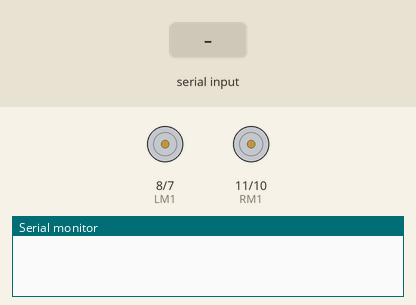
The sketch below on a simulated Arduino Uno, built with avr-gcc and run on an emulated ATmega328P. Parts: motor-driver pin pairs drawn as motors (green arrow = first pin HIGH = forward, orange = second pin HIGH = backward, longer = more drive, scaled by the enable pin), the last lines printed to the serial monitor. Inputs (shaded band) come from the test bench.

Above: at 1.2 s.
1.3 s: "W" received over Serial
At 3.0 s:
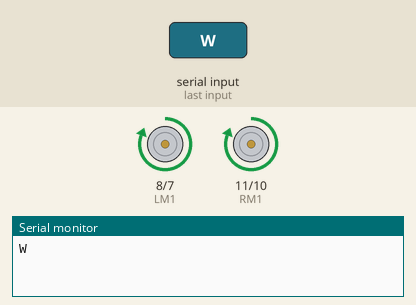
3.5 s: "A" received over Serial
At 4.5 s:
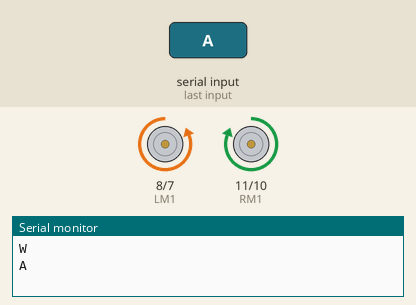
5.5 s: "S" received over Serial
At 7.2 s:
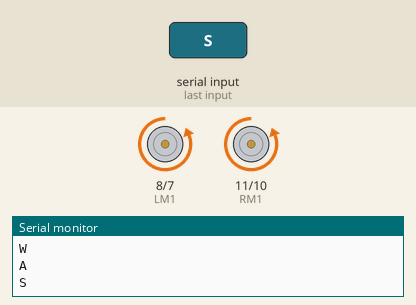
7.5 s: "D" received over Serial
At 8.8 s:
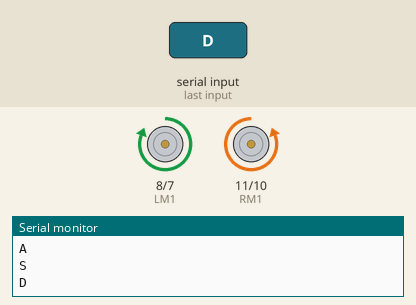
Timing chart, 0 to 10.5 s (numbered marks = the images above; inputs shaded):
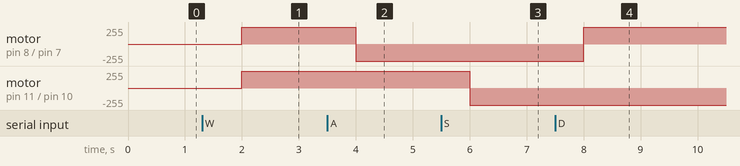

The sketch:

Final_Car_Blue.ino
```cpp
int LM1 = 8;
int LM2 = 7;
int RM1 = 11;
int RM2 = 10;

int speed1 = 3;
int speed2 = 6;

void setup() {
  pinMode(LM1, OUTPUT);
  pinMode(LM2, OUTPUT);
  pinMode(RM1, OUTPUT);
  pinMode(RM2, OUTPUT);

  pinMode(speed1, OUTPUT);
  pinMode(speed2, OUTPUT);
  analogWrite(speed1, 255);
  analogWrite(speed2, 255);

  Serial.begin(9600);
}

void loop() {
  if(Serial.available()>0)
  {
    char data = Serial.read();
    switch(data)
    {
      case 'W': forward(); break;//forward
      case 'A': left(); break;//left
      case 'S': back(); break;//back
      case 'D': right(); break;//right
      case 'Q': Stop();; break;//Stop
      default: break;
    }
    Serial.println(data);
  }
  delay(1000);

}

  void right(){
    digitalWrite(LM1, HIGH);
    digitalWrite(LM2, LOW);
    digitalWrite(RM1, LOW);
    digitalWrite(RM2, HIGH);
  }

  void left(){
    digitalWrite(LM1, LOW);
    digitalWrite(LM2, HIGH);
    digitalWrite(RM1, HIGH);
    digitalWrite(RM2, LOW);
  }

  void Stop(){
    digitalWrite(LM1, LOW);
    digitalWrite(LM2, LOW);
    digitalWrite(RM1, LOW);
    digitalWrite(RM2, LOW);

  }

  void back(){
    digitalWrite(LM1, LOW);
    digitalWrite(LM2, HIGH);
    digitalWrite(RM1, LOW);
    digitalWrite(RM2, HIGH);
  }

  void forward(){
    digitalWrite(LM1, HIGH);
    digitalWrite(LM2, LOW);
    digitalWrite(RM1, HIGH);
    digitalWrite(RM2, LOW);
  }
```

Measured:
- after the input at 1.3 s, motor on pin 8 (LM1) / pin 7 (LM2), motor on pin 11 (RM1) / pin 10 (RM2): stopped → forward 255/255 after 0.70 s
- after the input at 3.5 s, motor on pin 8 (LM1) / pin 7 (LM2): forward 255/255 → backward 255/255 after 0.50 s
- after the input at 5.5 s, motor on pin 11 (RM1) / pin 10 (RM2): forward 255/255 → backward 255/255 after 0.50 s
- after the input at 7.5 s, motor on pin 8 (LM1) / pin 7 (LM2): backward 255/255 → forward 255/255 after 0.50 s
